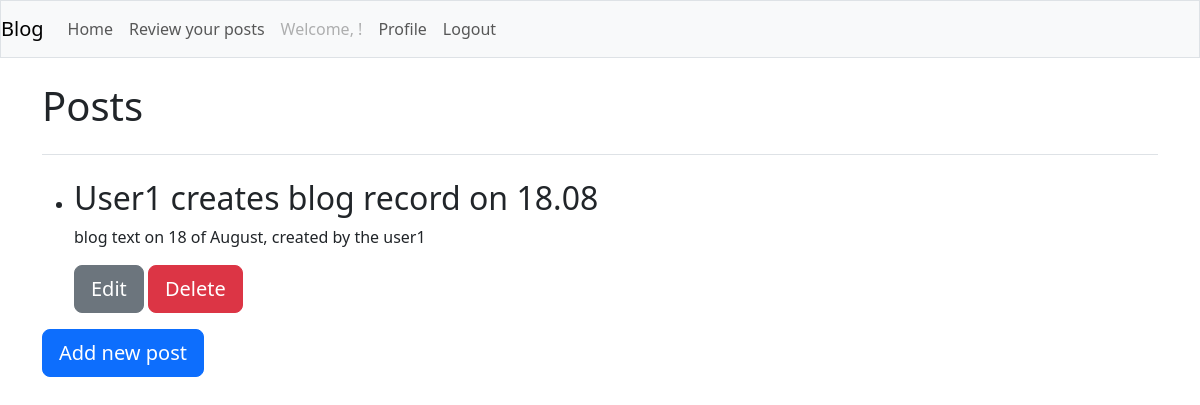
Screenshot of /posts/ (signed in) with the database file from the repository.
### blogs/models.py (models this page shows, shortened)
class BlogPost(models.Model):
    title = models.CharField(max_length=200)
    text = models.TextField()
    owner = models.ForeignKey('auth.User', on_delete=models.CASCADE)
    created_at = models.DateTimeField(auto_now_add=True)
    updated_at = models.DateTimeField(auto_now=True)

### blogs/views.py (the view)
# urls.py: path('posts/', views.posts, name='posts'),
def posts(request):
    if not request.user.is_authenticated:
        posts = BlogPost.objects.all()
    else:
        posts = BlogPost.objects.filter(owner=request.user)
    return render(request, 'blogs/posts.html', {'posts': posts})

### blogs/templates/blogs/posts.html (shortened to what this page needs)
{% extends "blogs/base.html" %}
{% block page_header %}
<h1> Posts</h1>
{% endblock page_header %}
{% block content %}
<ul>
    {% for post in posts %}
    <li>
        <h2>{{ post.title }}</h2>
        <p>{{ post.text }}</p>
        {% if user.is_authenticated %}
        <span><a class="btn btn-lg btn-secondary" href="{% url 'blogs:edit_post' post.id %}">Edit</a> </span>
        <button type="button" class="btn btn-lg btn-danger" data-bs-toggle="modal"
            data-bs-target="#deleteModal{{ post.id }}">
            Delete
        </button>
        {% else %}
        <p>Written by {{post.owner}}</p>
        {% endif %}
    </li>
    {% empty %}
    <li>No blog posts available.</li>
    {% endfor %}
</ul>
{% if user.is_authenticated %}
<h3><a class="btn btn-lg btn-primary" href="{% url 'blogs:new_post' %}">Add new post</a></h3>
{% endif %}
{% endblock content %}

### rows the page displays
BlogPost: title "User1 creates blog record on 18.08", text "blog text on 18 of August, created by the user1"
